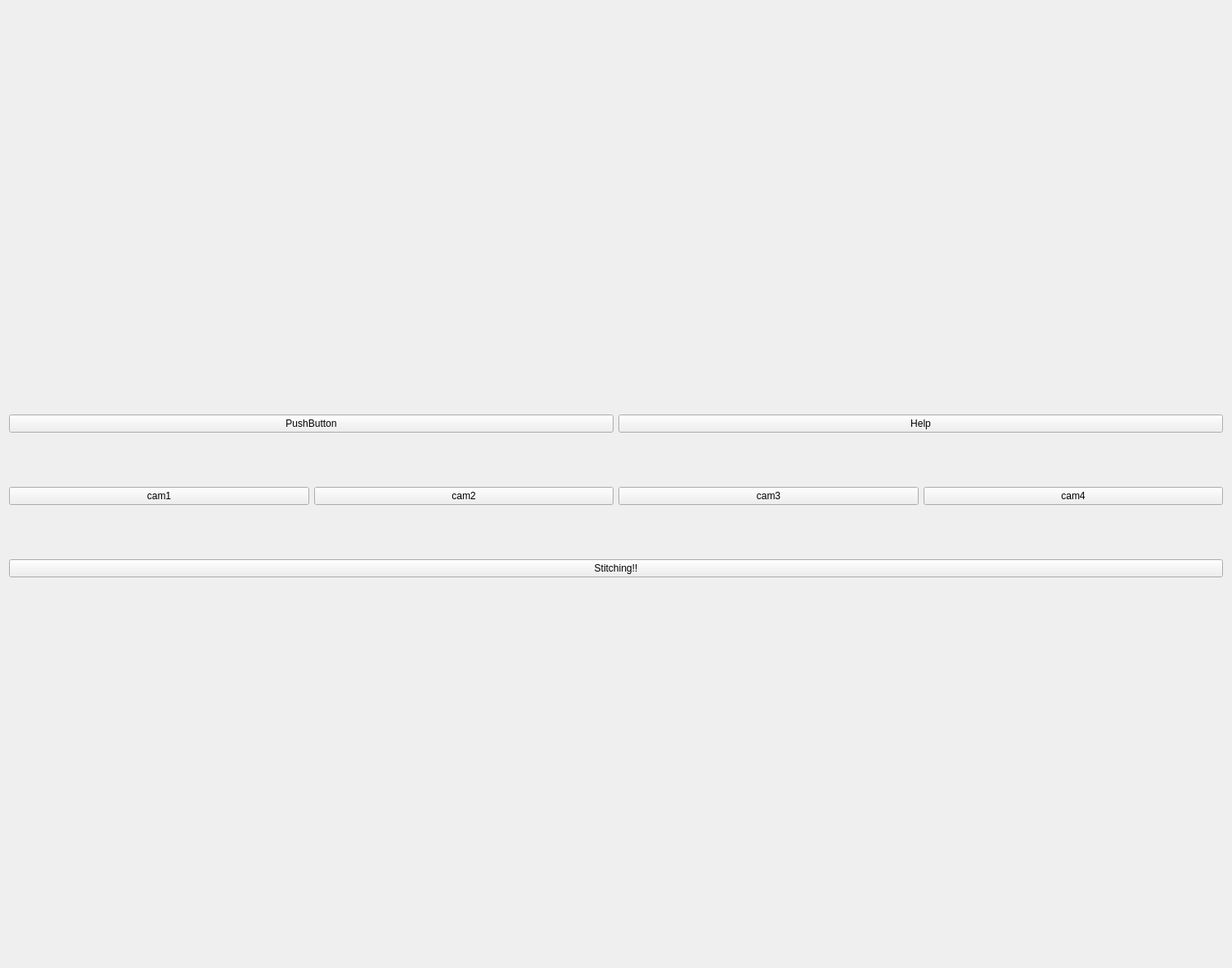
<?xml version="1.0" encoding="UTF-8"?>
<ui version="4.0">
 <class>Form</class>
 <widget class="QWidget" name="Form">
  <property name="windowModality">
   <enum>Qt::NonModal</enum>
  </property>
  <property name="geometry">
   <rect>
    <x>0</x>
    <y>0</y>
    <width>1498</width>
    <height>1177</height>
   </rect>
  </property>
  <property name="cursor">
   <cursorShape>ArrowCursor</cursorShape>
  </property>
  <property name="windowTitle">
   <string>Form</string>
  </property>
  <layout class="QGridLayout" name="gridLayout">
   <item row="0" column="1">
    <layout class="QGridLayout" name="gridLayout_2">
     <property name="sizeConstraint">
      <enum>QLayout::SetDefaultConstraint</enum>
     </property>
     <item row="2" column="0">
      <layout class="QVBoxLayout" name="layout">
       <property name="topMargin">
        <number>30</number>
       </property>
       <property name="rightMargin">
        <number>0</number>
       </property>
       <property name="bottomMargin">
        <number>30</number>
       </property>
       <item>
        <layout class="QHBoxLayout" name="layout_cam">
         <property name="topMargin">
          <number>30</number>
         </property>
         <property name="bottomMargin">
          <number>30</number>
         </property>
         <item>
          <widget class="QPushButton" name="load_button">
           <property name="text">
            <string>PushButton</string>
           </property>
          </widget>
         </item>
         <item>
          <widget class="QPushButton" name="help_button">
           <property name="text">
            <string>Help</string>
           </property>
          </widget>
         </item>
        </layout>
       </item>
       <item>
        <layout class="QHBoxLayout" name="horizontalLayout_2">
         <property name="topMargin">
          <number>30</number>
         </property>
         <property name="bottomMargin">
          <number>60</number>
         </property>
         <item>
          <widget class="QPushButton" name="cam1">
           <property name="text">
            <string>cam1</string>
           </property>
          </widget>
         </item>
         <item>
          <widget class="QPushButton" name="cam2">
           <property name="text">
            <string>cam2</string>
           </property>
          </widget>
         </item>
         <item>
          <widget class="QPushButton" name="cam3">
           <property name="text">
            <string>cam3</string>
           </property>
          </widget>
         </item>
         <item>
          <widget class="QPushButton" name="cam4">
           <property name="text">
            <string>cam4</string>
           </property>
          </widget>
         </item>
        </layout>
       </item>
       <item>
        <widget class="QPushButton" name="stitch_button">
         <property name="text">
          <string>Stitching!!</string>
         </property>
        </widget>
       </item>
      </layout>
     </item>
    </layout>
   </item>
  </layout>
 </widget>
 <resources/>
 <connections/>
</ui>
